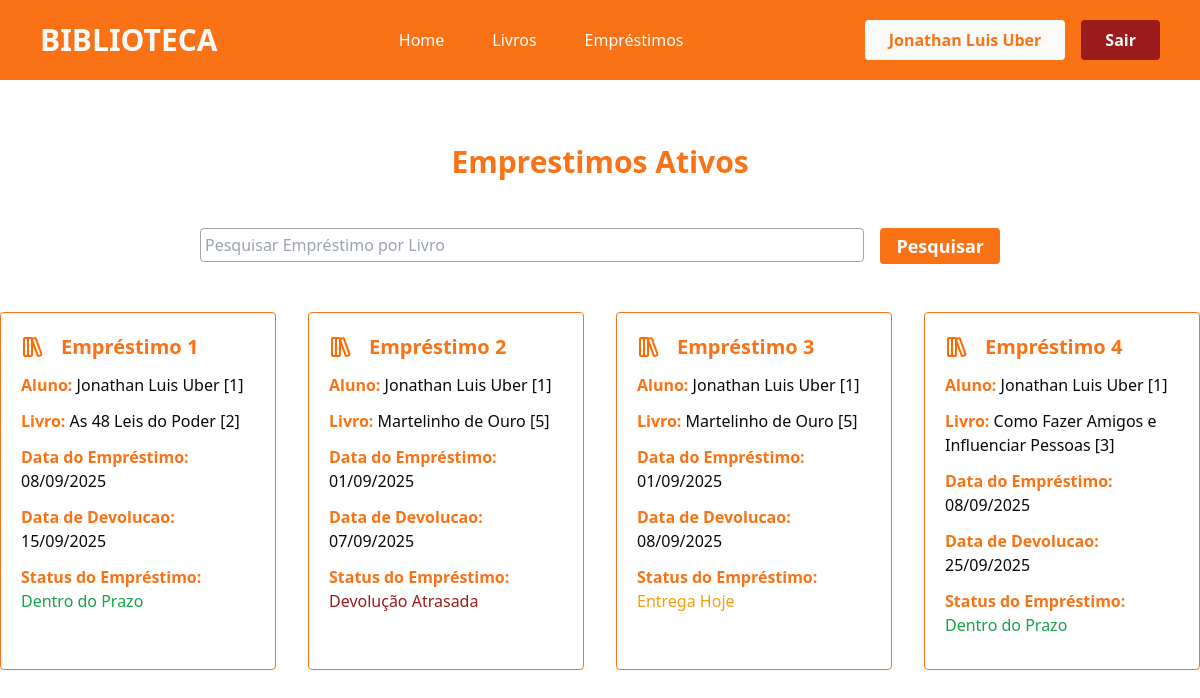
Page /emprestimos/ (signed in) on the earlier database version.
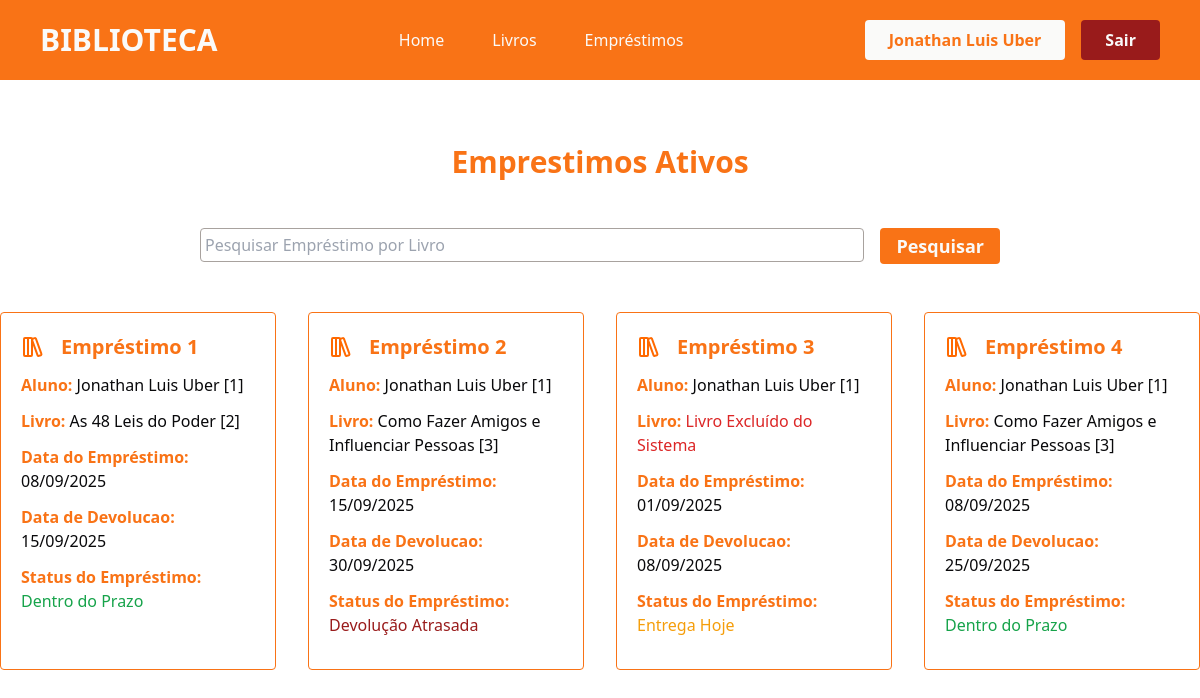
Same page on the later database version.
### app/models.py (models this page shows)
class Emprestimo(db.Model):
    id = db.Column(db.Integer, primary_key=True)
    data_emprestimo = db.Column(db.DateTime, default=datetime.now)
    data_devolucao = db.Column(db.DateTime, default=datetime.now)
    user_id = db.Column(db.Integer, db.ForeignKey('user.id', name="fk_emprestimo_user"), nullable=True)
    livro_id = db.Column(db.Integer, db.ForeignKey('livro.id', name="fk_emprestimo_livro"), nullable=True)
    statusEmprestimo = db.Column(db.String(100), nullable=True)

class Livro(db.Model):
    id = db.Column(db.Integer, primary_key=True)
    titulo = db.Column(db.String(100), nullable=True)
    autor = db.Column(db.String(100), nullable=True)
    editora = db.Column(db.String(100), nullable=True)
    anoPublicacao = db.Column(db.Integer, nullable=True)
    genero = db.Column(db.String(100), nullable=True)
    quantidade_disponivel = db.Column(db.Integer, nullable=True)
    status = db.Column(db.String(100), nullable=True)
    emprestimos = db.relationship('Emprestimo', backref='livro', lazy=True)

class User(db.Model, UserMixin):
    id = db.Column(db.Integer, primary_key=True)
    nome = db.Column(db.String(100), nullable=True)
    telefone = db.Column(db.String(100), nullable=True)
    email = db.Column(db.String(100), nullable=True)
    senha = db.Column(db.String(100), nullable=True)
    emprestimos = db.relationship('Emprestimo', backref='user', lazy=True)

### app/views.py (the view)
@app.route('/emprestimos/')
@login_required
def emprestimos():
    if request.method == 'GET':
        pesquisa = request.args.get('pesquisa', '')
    dados = Emprestimo.query.join(User).order_by(Emprestimo.id)
    if pesquisa != '':
        dados = dados.join(Emprestimo.livro).filter(Livro.titulo.ilike(f'%{pesquisa}%'))
    emprestimos = {'dados' : dados.all()}
    return render_template('emprestimos.html', emprestimos=emprestimos)

### app/models.py (called while the page is built)
@login_manager.user_loader
def load_user(user_id):
    return User.query.get(user_id)

### app/templates/emprestimos.html (shortened to what this page needs)
{% extends "head.html" %}
{% block content %}
<div class="container-livros flex flex-col justify-center align-center">
    <div class="titulo mt-[4rem] flex-col justify-center items-center">
        <h2 class="text-3xl text-center text-orange-500 font-bold">Emprestimos Ativos</h2>
    </div>
    <div class="pesquisa mt-[3rem] flex justify-center">
        <form action="" method="get" class="flex flex-row gap-4 w-[800px]">
                <div class="w-full">
                    <input type="text" name="pesquisa" class="w-full border-[1px] rounded border-stone-400 px-1 py-1 outline-orange-500 outline-2" placeholder="Pesquisar Empréstimo por Livro">
                </div>
                <div class="w-70">
                    <button type="submit" class="bg-orange-500 w-full text-stone-50 font-semibold text-lg rounded py-1 px-4 hover:bg-orange-700 cursor-pointer transition-all duration-500">Pesquisar</button>
                </div>
            </form>
    </div>
    <section class="emprestimos flex justify-center mt-[3rem]">
        <div class="lista-emprestimos grid grid-cols-4 gap-[2rem] mb-[2rem] w-[1500px]" >
            {% for emp in emprestimos.dados %}
            {% if current_user.id == emp.user.id or current_user.email == 'admin@gmail.com' %}
                <div class="card-emprestimo border-orange-500 border-[1px] rounded p-5">
                    <div class="nome-svg flex flex-row gap-4 items-center justify-start">
                        <h2 class="text-xl font-semibold text-orange-500">Empréstimo {{emp.id}}</h2>
                    </div>
                    <p class="mt-3 text-orange-500 font-semibold">Aluno: <span class="text-zinc-950 font-normal">{{emp.user.nome}} [{{emp.user.id}}]</span></p>
                    <p class="mt-3 text-orange-500 font-semibold">Livro: {% if emp.livro %}<span class="text-zinc-950 font-normal">{{emp.livro.titulo}} [{{emp.livro.id}}] </span> {% else %} <span class="text-red-600 font-normal"> Livro Excluído do Sistema</span>  {% endif %}</p>
                    <p class="mt-3 text-orange-500 font-semibold">Data do Empréstimo: <span class="text-zinc-950 font-normal">{{emp.data_emprestimo.strftime('%d/%m/%Y')}}</span></p>
                    <p class="mt-3 text-orange-500 font-semibold">Data de Devolucao: <span class="text-zinc-950 font-normal">{{emp.data_devolucao.strftime('%d/%m/%Y')}}</span</p>
                    <p class="mt-3 mb-3 text-orange-500 font-semibold">Status do Empréstimo: {% if emp.statusEmprestimo == 'Devolução Atrasada' %} <span class="text-red-800 font-normal animate-pulse">{{emp.statusEmprestimo}}</span> {% elif emp.statusEmprestimo == 'Entrega Hoje' %} <span class="text-amber-500 font-normal animate-pulse">{{emp.statusEmprestimo}}</span> {% else %}  <span class="text-green-600 font-normal">{{emp.statusEmprestimo}}</span> {% endif %}</p>
                </div>
            {% endif %}
            {% endfor %}
        </div>
    </section>
</div>
{% endblock %}

Differences in the rows shown:
changed Emprestimo "Devolução Atrasada": livro.titulo "Martelinho de Ouro" → "Como Fazer Amigos e Influenciar Pessoas"; livro.id "5" → "3"; data_emprestimo "01/09/2025" → "15/09/2025"; data_devolucao "07/09/2025" → "30/09/2025"
changed Emprestimo "Entrega Hoje": livro.titulo "Martelinho de Ouro" → (not shown); livro.id "5" → (not shown); text "[ ]" → "Livro Excluído do Sistema"
